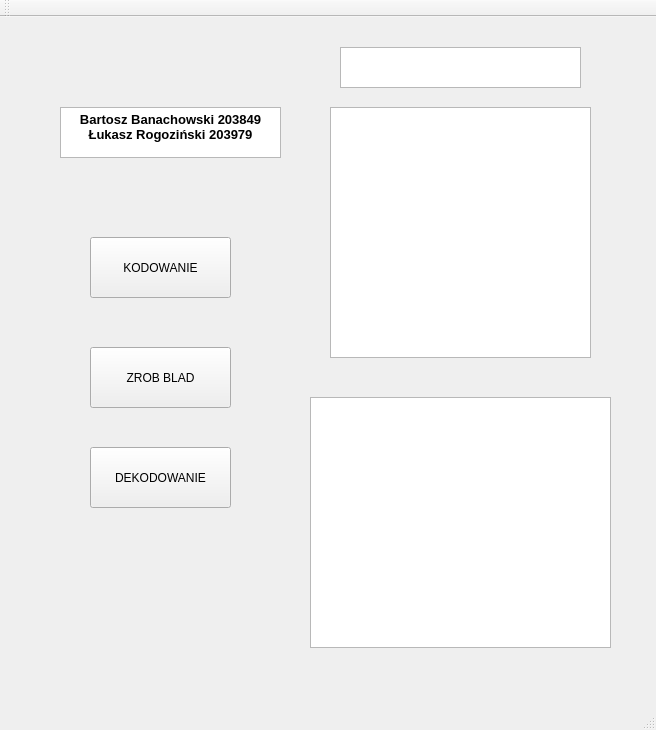
<?xml version="1.0" encoding="UTF-8"?>
<ui version="4.0">
 <class>task1_TKClass</class>
 <widget class="QMainWindow" name="task1_TKClass">
  <property name="geometry">
   <rect>
    <x>0</x>
    <y>0</y>
    <width>656</width>
    <height>730</height>
   </rect>
  </property>
  <property name="windowTitle">
   <string>task1_TK</string>
  </property>
  <widget class="QWidget" name="centralWidget">
   <widget class="QTextBrowser" name="textBrowser">
    <property name="geometry">
     <rect>
      <x>330</x>
      <y>90</y>
      <width>261</width>
      <height>251</height>
     </rect>
    </property>
    <property name="html">
     <string>&lt;!DOCTYPE HTML PUBLIC &quot;-//W3C//DTD HTML 4.0//EN&quot; &quot;http://www.w3.org/TR/REC-html40/strict.dtd&quot;&gt;
&lt;html&gt;&lt;head&gt;&lt;meta name=&quot;qrichtext&quot; content=&quot;1&quot; /&gt;&lt;style type=&quot;text/css&quot;&gt;
p, li { white-space: pre-wrap; }
&lt;/style&gt;&lt;/head&gt;&lt;body style=&quot; font-family:'MS Shell Dlg 2'; font-size:8.25pt; font-weight:400; font-style:normal;&quot;&gt;
&lt;p style=&quot;-qt-paragraph-type:empty; margin-top:0px; margin-bottom:0px; margin-left:0px; margin-right:0px; -qt-block-indent:0; text-indent:0px;&quot;&gt;&lt;br /&gt;&lt;/p&gt;&lt;/body&gt;&lt;/html&gt;</string>
    </property>
   </widget>
   <widget class="QPushButton" name="buttonK">
    <property name="geometry">
     <rect>
      <x>90</x>
      <y>220</y>
      <width>141</width>
      <height>61</height>
     </rect>
    </property>
    <property name="text">
     <string>KODOWANIE</string>
    </property>
   </widget>
   <widget class="QPushButton" name="buttonD">
    <property name="geometry">
     <rect>
      <x>90</x>
      <y>430</y>
      <width>141</width>
      <height>61</height>
     </rect>
    </property>
    <property name="text">
     <string>DEKODOWANIE</string>
    </property>
   </widget>
   <widget class="QPushButton" name="buttonB">
    <property name="geometry">
     <rect>
      <x>90</x>
      <y>330</y>
      <width>141</width>
      <height>61</height>
     </rect>
    </property>
    <property name="text">
     <string>ZROB BLAD</string>
    </property>
   </widget>
   <widget class="QTextBrowser" name="textBrowser_3">
    <property name="geometry">
     <rect>
      <x>340</x>
      <y>30</y>
      <width>241</width>
      <height>41</height>
     </rect>
    </property>
    <property name="html">
     <string>&lt;!DOCTYPE HTML PUBLIC &quot;-//W3C//DTD HTML 4.0//EN&quot; &quot;http://www.w3.org/TR/REC-html40/strict.dtd&quot;&gt;
&lt;html&gt;&lt;head&gt;&lt;meta name=&quot;qrichtext&quot; content=&quot;1&quot; /&gt;&lt;style type=&quot;text/css&quot;&gt;
p, li { white-space: pre-wrap; }
&lt;/style&gt;&lt;/head&gt;&lt;body style=&quot; font-family:'MS Shell Dlg 2'; font-size:8.25pt; font-weight:400; font-style:normal;&quot;&gt;
&lt;p align=&quot;center&quot; style=&quot;-qt-paragraph-type:empty; margin-top:0px; margin-bottom:0px; margin-left:0px; margin-right:0px; -qt-block-indent:0; text-indent:0px;&quot;&gt;&lt;br /&gt;&lt;/p&gt;&lt;/body&gt;&lt;/html&gt;</string>
    </property>
   </widget>
   <widget class="QTextBrowser" name="textBrowser_4">
    <property name="geometry">
     <rect>
      <x>60</x>
      <y>90</y>
      <width>221</width>
      <height>51</height>
     </rect>
    </property>
    <property name="html">
     <string>&lt;!DOCTYPE HTML PUBLIC &quot;-//W3C//DTD HTML 4.0//EN&quot; &quot;http://www.w3.org/TR/REC-html40/strict.dtd&quot;&gt;
&lt;html&gt;&lt;head&gt;&lt;meta name=&quot;qrichtext&quot; content=&quot;1&quot; /&gt;&lt;style type=&quot;text/css&quot;&gt;
p, li { white-space: pre-wrap; }
&lt;/style&gt;&lt;/head&gt;&lt;body style=&quot; font-family:'MS Shell Dlg 2'; font-size:8.25pt; font-weight:400; font-style:normal;&quot;&gt;
&lt;p align=&quot;center&quot; style=&quot; margin-top:0px; margin-bottom:0px; margin-left:0px; margin-right:0px; -qt-block-indent:0; text-indent:0px;&quot;&gt;&lt;span style=&quot; font-size:10pt; font-weight:600;&quot;&gt;Bartosz Banachowski 203849&lt;br /&gt;Łukasz Rogoziński 203979&lt;/span&gt;&lt;/p&gt;&lt;/body&gt;&lt;/html&gt;</string>
    </property>
   </widget>
   <widget class="QTextBrowser" name="textBrowser_2">
    <property name="geometry">
     <rect>
      <x>310</x>
      <y>380</y>
      <width>301</width>
      <height>251</height>
     </rect>
    </property>
    <property name="html">
     <string>&lt;!DOCTYPE HTML PUBLIC &quot;-//W3C//DTD HTML 4.0//EN&quot; &quot;http://www.w3.org/TR/REC-html40/strict.dtd&quot;&gt;
&lt;html&gt;&lt;head&gt;&lt;meta name=&quot;qrichtext&quot; content=&quot;1&quot; /&gt;&lt;style type=&quot;text/css&quot;&gt;
p, li { white-space: pre-wrap; }
&lt;/style&gt;&lt;/head&gt;&lt;body style=&quot; font-family:'MS Shell Dlg 2'; font-size:8.25pt; font-weight:400; font-style:normal;&quot;&gt;
&lt;p style=&quot;-qt-paragraph-type:empty; margin-top:0px; margin-bottom:0px; margin-left:0px; margin-right:0px; -qt-block-indent:0; text-indent:0px;&quot;&gt;&lt;br /&gt;&lt;/p&gt;&lt;/body&gt;&lt;/html&gt;</string>
    </property>
   </widget>
  </widget>
  <widget class="QMenuBar" name="menuBar">
   <property name="geometry">
    <rect>
     <x>0</x>
     <y>0</y>
     <width>656</width>
     <height>21</height>
    </rect>
   </property>
  </widget>
  <widget class="QToolBar" name="mainToolBar">
   <attribute name="toolBarArea">
    <enum>TopToolBarArea</enum>
   </attribute>
   <attribute name="toolBarBreak">
    <bool>false</bool>
   </attribute>
  </widget>
  <widget class="QStatusBar" name="statusBar"/>
 </widget>
 <layoutdefault spacing="6" margin="11"/>
 <resources>
  <include location="task1_tk.qrc"/>
 </resources>
 <connections/>
</ui>
